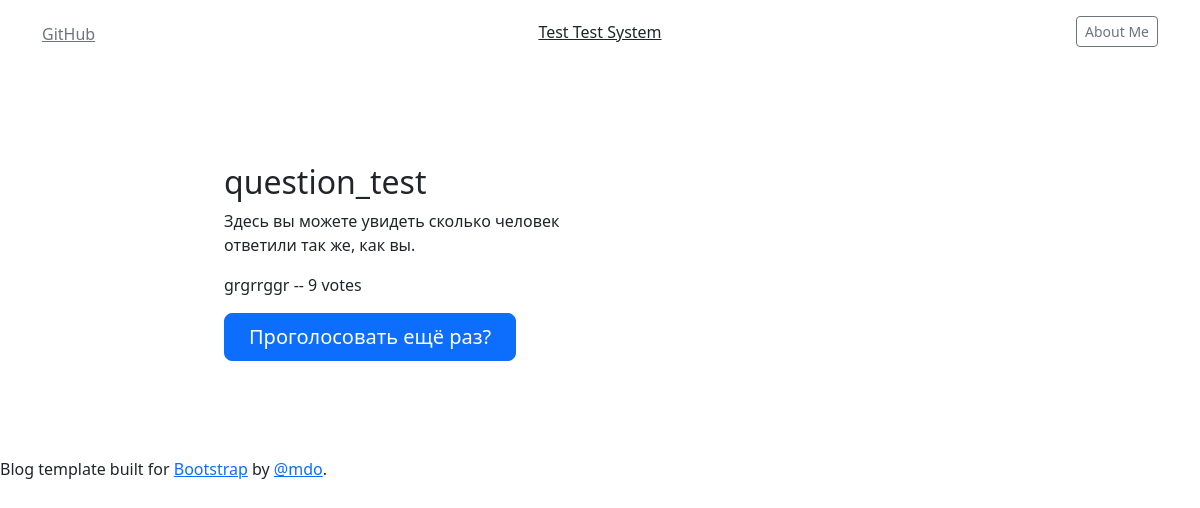
Page /polls/6/results/ on the earlier database version.
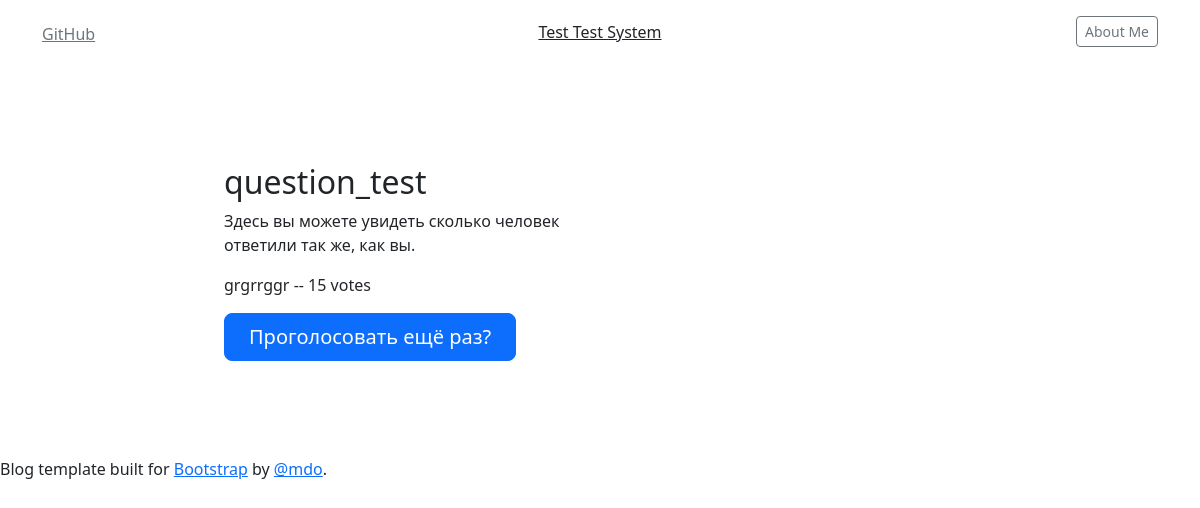
Same page on the later database version.
### polls/models.py (models this page shows, shortened)
class Choice(models.Model):
    question = models.ForeignKey(Question, on_delete=models.CASCADE)
    choice_text = models.CharField(max_length=200)
    votes = models.IntegerField(default=0)

### polls/views.py (the view)
# urls.py: path('<int:pk>/results/', views.ResultsView.as_view(), name='results'),
class ResultsView(generic.DetailView):
    model = Question
    template_name = 'polls/poll_results.html'

### polls/templates/polls/poll_results.html
{% extends 'base.html' %}
{% block content %}
<div class="col-lg-8 mx-auto p-4 py-md-5">
  <div class="row g-5">
      <div class="col-md-6">
        <h2>{{ question.question_text }}</h2>
        <p>Здесь вы можете увидеть сколько человек ответили так же, как вы.</p>
        <ul class="icon-list ps-0">
            {% for choice in question.choice_set.all %}
                <li class="d-flex align-items-start mb-1">{{ choice.choice_text }} -- {{ choice.votes }} vote{{ choice.votes|pluralize }}</li>
            {% endfor %}
        </ul>
      </div>
  </div>
    <div class="mb-5">
      <a href="{% url 'polls:detail' question.id %}" class="btn btn-primary btn-lg px-4">Проголосовать ещё раз?</a>
  </div>
</div>
{% endblock %}

Differences in the rows shown:
changed Choice "grgrrggr": votes "9" → "15"
